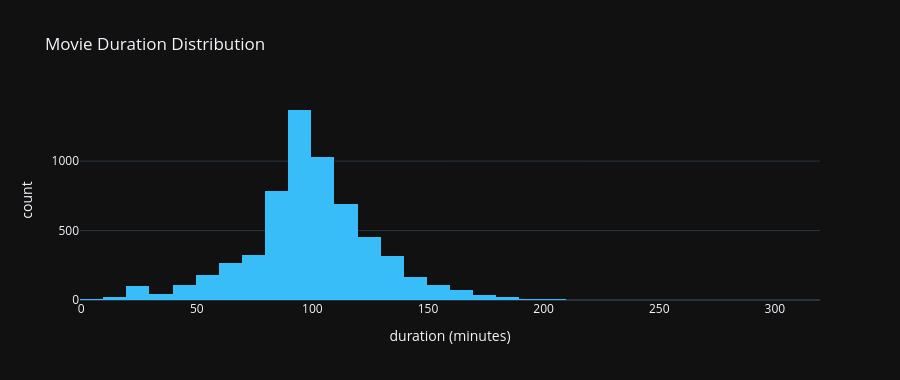

Notebook code for this chart:
### Markdown cell above
### 4.6 Movie Duration Distribution

Most Netflix movies cluster around **90–120 minutes**. The long tail includes documentaries and extended director's cuts.

### Code cell
# --- movie duration distribution ---
movie_dur = (
    df_movies.with_columns(
        pl.col("duration").str.replace(" min", "").cast(pl.Int64).alias("minutes")
    )
    .filter(pl.col("minutes").is_not_null())
)

fig = px.histogram(
    movie_dur.to_pandas(), x="minutes", nbins=50, color_discrete_sequence=["#38bdf8"],
    title="Movie Duration Distribution", labels={"minutes": "duration (minutes)"},
)
fig.update_layout(template="plotly_dark", height=380)
fig.show()

### Figure 1 — Plotly figure (JSON) as saved in the notebook; plotly's stock layout.template omitted (floating-point values rounded to 4 significant figures; data arrays with more than 128 entries replaced by an {"elided": "..."} marker saying what was removed)
{"data": [{"bingroup": "x", "hovertemplate": "duration (minutes)=%{x}<br>count=%{y}<extra></extra>", "legendgroup": "", "marker": {"color": "#38bdf8", "pattern": {"shape": ""}}, "name": "", "nbinsx": 50, "orientation": "v", "showlegend": false, "type": "histogram", "x": {"elided": "6128 int values"}, "xaxis": "x", "yaxis": "y"}], "layout": {"barmode": "relative", "height": 380, "legend": {"tracegroupgap": 0}, "title": {"text": "Movie Duration Distribution"}, "xaxis": {"anchor": "y", "domain": [0, 1], "title": {"text": "duration (minutes)"}}, "yaxis": {"anchor": "x", "domain": [0, 1], "title": {"text": "count"}}}}
